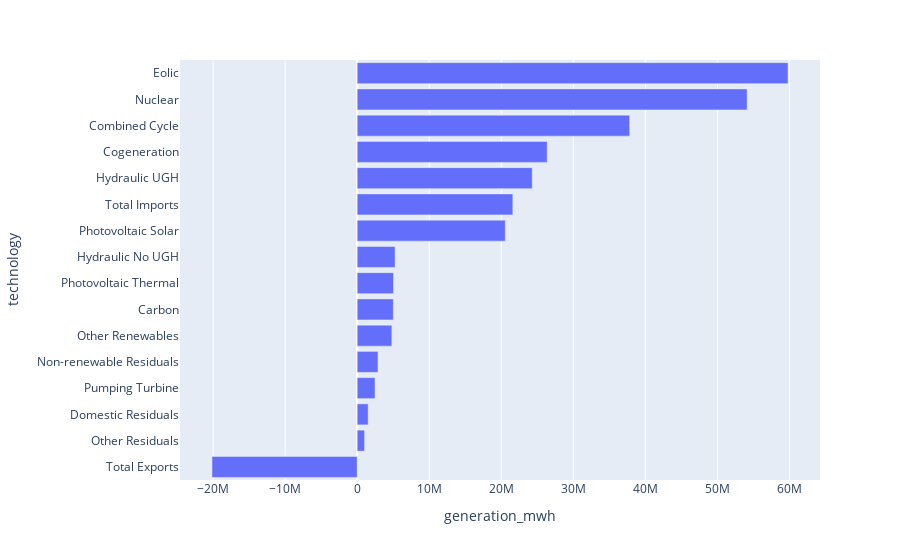

The notebook cell saved with this chart:
### Code cell
import plotly.express as px

px.bar(data_frame=dff, y='technology', x='generation_mwh')

### Figure 1 — Plotly figure (JSON) as saved in the notebook; plotly's stock layout.template omitted (floating-point values rounded to 4 significant figures)
{"data": [{"alignmentgroup": "True", "hovertemplate": "generation_mwh=%{x}<br>technology=%{y}<extra></extra>", "legendgroup": "", "marker": {"color": "#636efa", "pattern": {"shape": ""}}, "name": "", "offsetgroup": "", "orientation": "h", "showlegend": false, "textposition": "auto", "type": "bar", "x": [-20160000.0, 1020000.0, 1519000.0, 2476000.0, 2885000.0, 4811000.0, 5017000.0, 5042000.0, 5259688, 20560000.0, 21604101, 24290000.0, 26370000.0, 37820000.0, 54120000.0, 59800000.0], "xaxis": "x", "y": ["Total Exports", "Other Residuals", "Domestic Residuals", "Pumping Turbine", "Non-renewable Residuals", "Other Renewables", "Carbon", "Photovoltaic Thermal", "Hydraulic No UGH", "Photovoltaic Solar", "Total Imports", "Hydraulic UGH", "Cogeneration", "Combined Cycle", "Nuclear", "Eolic"], "yaxis": "y"}], "layout": {"autosize": true, "barmode": "relative", "legend": {"tracegroupgap": 0}, "margin": {"t": 60}, "xaxis": {"anchor": "y", "autorange": true, "domain": [0, 1], "range": [-24600000.0, 64240000.0], "title": {"text": "generation_mwh"}, "type": "linear"}, "yaxis": {"anchor": "x", "autorange": true, "domain": [0, 1], "range": [-0.5, 15.5], "title": {"text": "technology"}, "type": "category"}}}
